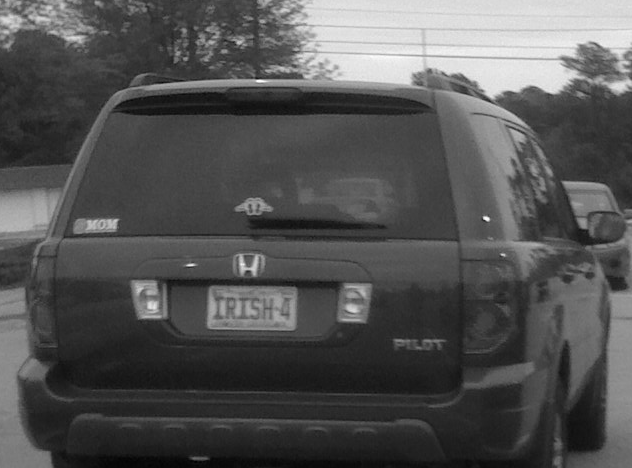
#> input picture LoadPGM/data/truck_rear.pgm, 632 x 468 px, found by its file name; its folder holds 5 pictures in this run
$ python program.py   (Python 2 division)
#> lines starting #> are read from the running program, lines starting #| are printed output that depends on the picture; after the words box and inside, x2 and y2 are one past the last pixel; in counts of white or black regions, pixels touching at a corner belong together
### src/img.py
import numpy as np

def PImage(width, height, channels=3):
	return np.zeros((height,width,channels), np.uint8)

class ImgData:
	def __str__(self):
		return str(self.imgData) # ""; #"[" + imgWidth + "x" + imgHeight + "/" + imgChannels + "]"

	def ImgDataInit(self, input):
		if isinstance(input, ImgData):
			self.imgChannels = input.imgChannels
			self.imgWidth = input.imgWidth
			self.imgHeight = input.imgHeight
			self.imgMax = input.imgMax
			self.imgScale = input.imgScale
		else:
			self.imgChannels = input.shape[2] if len(input.shape) == 3 else 1
			self.imgWidth = input.shape[1]
			self.imgHeight = input.shape[0]
			self.imgMax = np.iinfo(input.dtype).max
			self.imgScale = 1.0

		#System.out.println("Instantiated "+imgWidth+"x"+imgHeight+"."+imgChannels)

	def __init__(self,input):
		self.ImgDataInit(input)

		self.imgData = np.zeros((self.imgHeight,self.imgWidth,self.imgChannels), np.uint8)
		zoom = 1
		self.pimg = PImage(self.imgWidth * zoom, self.imgHeight * zoom)
		self.imgPalette = np.zeros((self.imgMax+1, self.imgChannels, 3), np.uint8)

	# copy pixel and palette data from an existing image
	def copyFrom(self, input):
		print "copyfrom"
		self.copyPalette(input)
		for y in range(self.imgWidth):
			for x in range(self.imgHeight):
				for ch in range(self.imgChannels):
					self.imgData[x][y][ch] = input.imgData[x][y][ch]

	def copyPalette(self, input):
		self.imgPalette = np.zeros((self.imgMax+1, input.imgChannels, 3), np.uint8)
		for ch in range(input.imgChannels):
			for i in range(self.imgMax+1):
				self.imgPalette[i][ch] = input.imgPalette[i][ch]

	# draws the image to the display
	def draw(self):
		image(self.pimg, 0,0)

	# prepares the PImage for display
	def loadPImage(self, zoom=None):
		if self.pimg is None:
			self.pimg = PImage(self.imgWidth, self.imgHeight)

		if zoom:
			self.pimg = PImage(self.imgWidth * zoom, self.imgHeight * zoom)

		#self.pimg.loadPixels()
		zoom = False
		if zoom:
			if self.imgChannels == 1:
				for y in range(self.imgHeight):
					for x in range(self.imgWidth):
						col = imgData[x][y][0]
						col = constrain(col, 0, imgMax)
						for z2 in range(zoom):
							for z1 in range(zoom):
								loc = (self.imgWidth*zoom) * (y*zoom+z2) + (x*zoom) + z1
								self.pimg.pixels[ loc ] = imgPalette [ col ][0]
			elif self.imgChannels == 2: # complex data
				for y in range(imgHeight):
					for x in range(self.imgWidth):
						c1 = imgData[x][y][0]
						c2 = imgData[x][y][1]
						colorMode(HSB, 360)
						c = color( c2 + 180, constrain( 60 + c1, 0, 360 ), constrain( c1, 0, 360 ) )
						for z2 in range(zoom):
							for z1 in range(zoom):
								loc = (self.imgWidth*zoom) * (y*zoom+z2) + (x*zoom) + z1
								self.pimg.pixels[ loc ] = c
								#print(c)
				colorMode(RGB, 255)
			elif self.imgChannels >= 3:
				for y in range(self.imgHeight):
					for x in range(self.imgWidth):
						col = imgData[x][y][0]
						col = constrain(col, 0, imgMax)
						for z2 in range(zoom):
							for z1 in range(zoom):
								loc = (self.imgWidth*zoom) * (y*zoom+z2) + (x*zoom) + z1
								c = getBlend(x,y)
								self.pimg.pixels[ loc ] = c
								#print(c)
		else:
			pass
			# [12 lines of commented-out code are left out]

		self.pimg = self.imgData
		#self.pimg.updatePixels()
		return self.pimg

	# [10 lines left out: function getBlend, not called in this run]

	# set the display palette for an image based on rgb ? [ -1.0 , 1.0 ]
	def setPalette(r, g, b) :
		for ch in range(self.imgChannels):
			setPalette(ch, r, g, b)


	# set the palette for one channel
	# [37 lines left out: functions setPalette, getPalValue, drawPalette, printPalette, not called in this run]

	# getter methods
	def getHeight(): return self.imgHeight;
	def getWidth() : return self.imgWidth;
	def getPImage(): return self.pimg;

### src/op.py
import cv2
from img import *
from gui import *
from program import HEIGHT, dc

class ImageOp(ImgData):   # we'll put all image operations as a subclass of ImageOp
	def __init__(self, img):
		self.imgWidth=None
		self.imgHeight=None
		self.imgChannels=None
		self.imgMax=None
		self.imgData=[]
		self.imgPalette=[]
		self.imgScale=1.0
		self.pimg=None
		self.title = "";						# default title to be drawn above panel
		self.updateme = True;			# do I really need to be redrawn?
		self.posLeft = 0;							# default left position for the panel
		self.posTop = 150;			 # how far from the bottom do we draw the panel's top?
		self.posWidth = 100; # how wide should each panel be?
		self.input = None				 # reference to our input image
		self.chBypass = [] # this keeps track of what channels should be affected by the op
		self.visible = None
		self.selected = None
		self.controls = []
		self.pimg = None

		ImgData.__init__(self, img)
		self.input = img
		self.chBypass = [False for ch in range(self.imgChannels)]
		self.updateme = True
		self.visible = False
		self.title = "Default Op"

	def __str__(self):
		return self.title

	# [16 lines left out: functions printOut, printPal, not called in this run]

	def setBypass(self, b):					# set the bypass states for all channels
		chBypass = b

	def setBypass(self, ch, b):		# set the bypass for a given channel
		chBypass[ch] = b


	def toggleBypass(self, ch):				 # flip the bypass for a given channel
		self.chBypass[ch] = not self.chBypass[ch]
		return self.chBypass[ch]


	def getBypass(self, ch):						# should we touch this channel?
		return self.chBypass[ch]


	# [39 lines left out: functions computeScale, compute, not called in this run]

	def drawBox(self): # draw the box for the panel
		font = cv2.FONT_HERSHEY_SIMPLEX
		if self.selected:
			fill = (0x66, 0x55, 0x44)
		else:
			fill = (0x33, 0x33, 0x33)

		stroke = (0x00, 0xcc, 0xcc)
		cv2.rectangle(dc, (self.posLeft, HEIGHT-self.posTop), (self.posWidth - 2, self.posTop), fill, -1 )
		cv2.rectangle(dc, (self.posLeft, HEIGHT-self.posTop), (self.posWidth - 2, self.posTop), stroke, 1 )
		textAlign = 'CENTER'
		fill = (0x00, 0xcc, 0xcc)
		cv2.rectangle(dc, (self.posLeft, HEIGHT-self.posTop), (self.posWidth - 2, 9), fill, -1)
		fill = (0, 0, 0)
		cv2.putText(dc, self.title, ((self.posLeft + self.posLeft + self.posWidth) / 2, HEIGHT - self.posTop + 9), font, 1, fill, cv2.LINE_AA )

	def loadPImage(self, zoom=None):								 # loads the image for onscreen display
		self.pimg = ImgData.loadPImage(self, zoom)
		updateme = False
		return self.pimg


	# [11 lines left out: function drawOperator, not called in this run]

	def drawOperator(self, op):
		drawOperator(op.charAt(0))


	# METHODS TO BE OVERRIDDEN BY CHILD CLASS:
	def calc(x, y, ch):			# main calculation for each pixel
		return self.input.imgData[x][y][ch]

	def display(self):
		self.drawBox(); 				 # draw the control panel
	def update(self):
		return self.updateme;  # update self
	def setPos(self,l):
		self.posLeft = l; 	# reposition panel controls


class ImgOpPalette(ImageOp):
	def __init__(self, img, fn=None):
		ImageOp.__init__(self, img)
		self.setupScrollbars()
		self.updateme = True
		self.title = "Palette"
		self.hsr1 = None
		self.hsg1 = None
		self.hsb1 = None
		self.r=0.0
		self.g=0.0
		self.b=0.0
		if fn is not None:
			#this.in = img
			self.copyFrom(img)
			self.title = fn
			#compute()

	def display(self):
		ImageOp.display(self)

		# draw the palette scrollbars
		if self.hsr1:
			self.hsr1.display()
			self.hsg1.display()
			self.hsb1.display()

	# [6 lines left out: function setPos, not called in this run]

	def update(self):
		r1 = self.r
		g1 = self.g
		b1 = self.b
		if self.hsr1:
			self.hsr1.update()
			self.hsg1.update()
			self.hsb1.update()
			self.r = hsr1.getVal()
			self.g = hsg1.getVal()
			self.b = hsb1.getVal()

		if self.r != r1 or self.g != g1 or self.b != b1:
			self.doPalette()
			return True

		return False

	def doPalette(self):		 # deal with the palette scrollbars and redraw if needed
		setPalette(r,g,b)
		self.pimg = self.loadPImage(zoom);
		#drawPalette((width - img.imgMax)/2, HEIGHT -190)


	def setupScrollbars(self):
		global HEIGHT
		self.hsr1 = HScrollbar(5 + self.posLeft, HEIGHT - self.posTop + 35, "Red")
		self.hsg1 = HScrollbar(5 + self.posLeft, HEIGHT - self.posTop + 60, "Green")
		self.hsb1 = HScrollbar(5 + self.posLeft, HEIGHT - self.posTop + 85, "Blue")
		self.hsr1.setColor((128,32,32))
		self.hsg1.setColor((32,96,32))
		self.hsb1.setColor((32,32,128))
		self.hsr1.setVal(1.0)
		self.hsg1.setVal(1.0)
		self.hsb1.setVal(1.0)


# gamma operation
class ImgOpGamma(ImageOp):
	# [31 lines left out: functions __init__, __init__, setPos, not called in this run]

	def calc(x, y, ch):
		return (int)( pow(offset + self.input.imgData[x][y][ch], gamma) )


	# [41 lines left out: functions display, drawGraph, update, not called in this run]


class ImgOpInvLog(ImgOpGamma):
	hFactor = None #, hOffset;	 # scrollbars for gamma and epsilon
	factor = None #/ , offset;		 # parameters from scrollbars
	# [17 lines left out: functions __init__, setPos, not called in this run]

	def calc(x, y, ch):
		v = self.input.imgData[x][y][ch] / float(imgMax)
		return (int)(constrain( imgMax * pow(offset + v, gamma), 0, 255) )

	# [34 lines left out: functions display, drawGraph, update, not called in this run]


### src/gui.py
mousePressed = False

def constrain(val, lo, hi):
	return min(hi, max(lo, val))

class HScrollbar:
	#int swidth, sheight;		# width and height of bar
	#int xpos, ypos;				 # x and y position of bar
	#float spos, newspos;		# x position of slider
	#int sposMin, sposMax;	 # max and min values of slider
	#int loose;							# how loose/heavy
	#boolean locked;				 # can we move?
	#color bgcolor;					# background color for the bar
	#float ratio
	#float loVal, hiVal;		 # the minimum and maximum computed values
	#int decimals;					 # number of significant digits after the decimal point
	#PFont font;						 # font to be used
	#float val;							# float value of scrollbar
	#String title;					 # scrollbar title to be drawn above
	#int lastKey;						# keypress processing variable

	def setup(self, xp, yp, sw, sh, l) :
		self.loVal = -1.0
		self.hiVal = 1.0
		self.decimals = 3
		#self.font = loadFont("CourierNew36.vlw")
		self.swidth = sw
		self.sheight = sh
		self.ratio = float(sw) / float(sw - sh)
		self.xpos = xp
		self.ypos = yp - self.sheight * 0.5
		self.spos = self.xpos + (self.swidth - self.sheight) * 0.5
		self.newspos = self.spos
		self.sposMin = self.xpos
		self.sposMax = self.xpos + self.swidth - self.sheight
		self.loose = l
		self.title = ""


	# [6 lines left out: function __init__, not called in this run]

	def __init__(self, xp, yp, title):
		self.setup(xp, yp, 90, 10, 1)
		self.setTitle(title)

	def setColor(self, bgc):
		self.bgcolor = bgc

	def setTitle(self, ti):
		self.title = ti

	# move the scrollbar to a new position
	# [9 lines left out: function setPos, not called in this run]

	# this is where the real work is done for computing its value
	def getReal(self):
		return 2.0 * (self.spos - self.xpos + (self.sheight * 0.5) - (self.swidth * 0.5)) / float(self.swidth-self.sheight)

	def setVal(self, r):
		if(self.loVal < self.hiVal) :
			self.val = constrain(r, self.loVal, self.hiVal)
		else :
			self.val = constrain(r, self.hiVal, self.loVal)

		r = 2.0 * ( self.val - self.loVal ) / ( self.hiVal - self.loVal ) - 1
		self.newspos = float(self.swidth-self.sheight) * 0.5 * r + self.xpos - (self.sheight / 2.0) + (self.swidth / 2.0)
		self.update()


	# [15 lines left out: functions getVal, setScale, setScale, not called in this run]


	# let's update the scrollbar
	def update(self) :
		if mousePressed and self.over():
			self.locked = True

		if not mousePressed:
			self.locked = False

		if self.locked:
			self.newspos = constrain( (mouseX - sheight/2), self.sposMin, self.sposMax)
			r = getReal()
			val = ((1 + r) / 2.0) * (hiVal-loVal) + loVal
			#if(decimals == 0) val += (mouseY - ypos) * swidth / (float)(hiVal - loVal)

		if(abs(self.newspos - self.spos) > 1) :
			self.spos = self.spos + (self.newspos-self.spos) / self.loose


	# limit val to a value between and including minv and maxv
	#int constrain(int val, int minv, int maxv) :
	#	return min(max(val, minv), maxv)
	#

	# is the mouse currently over the scrollbar?
	def over(self):
		return mouseX > xpos and mouseX < xpos+swidth and mouseY > ypos and mouseY < ypos+sheight

	# draw the scrollbar to the display
	# [49 lines left out: function display, not called in this run]

	def display(self,c) :
		self.bgcolor = c
		self.display()


	# [4 lines left out: function getPos, not called in this run]


### src/program.py
# D. Casey Tucker

from op import *
import cv2
import numpy as np

HEIGHT = 700
WIDTH  = 1000

dc = None
img = None
img2 = None						 # our source PGM image
add = None
sub = None
mul = None
div = None		# for assignment 3
chain = []								 # structure to link image operations together
chainLeft=0					 # left pixel location of our first image op panel
chainPalette=0				# draw this ImageOp's palette on screen
dispimg = None							 # the main displayed image
dispWidth = None
dispHeight = None # width/height of the image display area
cmdHeight = 30
posHeight = 550
font = None
zoom = 8
extraWidth = 0
selChain = 0
cmd = ""


assignment = 5

# [185 lines left out: functions image, getChainID, printChain, drawConnectors, drawChain, appendChain and 4 more, not called in this run]


def mousePressed():
	loop()

def mouseReleased():
	draw()

cmd=""

smd = []
# [19 lines left out: functions hasElem, connectChain, not called in this run]


CWD = "/Users/casey/Development/image_processing/LoadPGM/data/"

# [33 lines left out: functions ls, LF, not called in this run]


class EyeDef :
	# [7 lines left out: function __init__, not called in this run]

edef = []
eyei = 0

# [286 lines left out: functions LE, execCmd, execMacro, nextChain, prevChain, keyPressed, not called in this run]

def keyReleased():
	draw()

# [75 lines left out: functions draw, setupChain, setup, not called in this run]
#> in ImgDataInit, `self.imgChannels = input.shape[2] if len(input.shape) == 3 else 1`: self.imgChannels = 3
#> in __init__, input is the input picture: shape (468, 632, 3); min 1, max 253, mean 83


	posHeight = chain[0].posTop
	dispWidth = WIDTH
	dispHeight = HEIGHT - posHeight - cmdHeight

	print str(dispWidth) + "x" + str(dispHeight)
	for op in range(1,len(chain)): # compute each op
		chain[op].compute()
		chain[op].loadPImage(zoom)


	dispimg = chain[0].loadPImage(zoom)

	#printChain()
	draw()

if __name__ == '__main__':
	setup()
#> after the loop in drawChain, `for i in range(len(chain)):`:
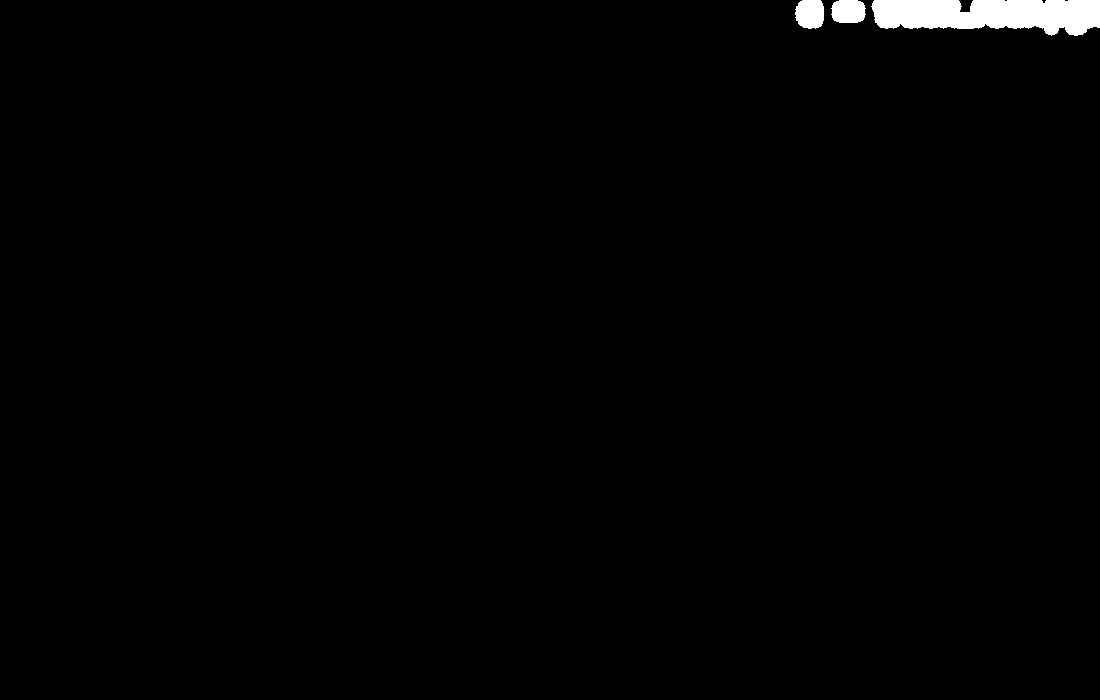
#> dc: shape (700, 1100, 3); 1% white; 3 white regions, box (x1, y1, x2, y2) and area: (871, 0, 1100, 36) 6401, (795, 0, 824, 29) 724, (831, 0, 866, 23) 703
#> after the loop in drawChain, `for i in range(len(chain)):`: form = ['a = truck_rear.pgm']
#> the loop in draw, `for op in range(len(chain)): # draw each op's control panel` made 1 pass
#> in drawCmd, `font = cv2.FONT_HERSHEY_SIMPLEX`: font = 0
	draw()
#> in drawChain (call 2), `cv2.rectangle(dc, (200, 0), (WIDTH - 200, HEIGHT - chain[0].posTop), (..`: dc: shape (700, 1100, 3); 1% white; 3 white regions, box (x1, y1, x2, y2) and area: (871, 0, 1100, 36) 6401, (831, 0, 866, 23) 703, (801, 0, 824, 29) 620
#> the loop in drawChain (call 2), `for i in range(len(chain)):` made 1 pass
#> the loop in draw (call 2), `for op in range(len(chain)): # draw each op's control panel` made 1 pass

	while True:
		key = cv2.waitKey(1) & 0xff
#> (key q is pressed here)
		if key == ord('q'):
			break
		elif key <= 127:
			keyPressed(chr(key))
		draw()

	cv2.destroyAllWindows()
